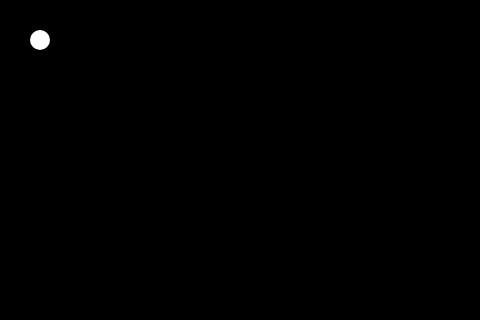
Frame 1 (no input)
Frame 2 (the mouse pressed at the canvas centre, redrawn once): identical to frame 1, image omitted

The p5.js sketch that drew this single still picture (run headless with seeded random() and noise() and a simulated clock; the mouse was pressed at the canvas centre and the sketch redrawn once):

// p5.js sketch
// ── sketch.js
console.log("Hello p5.js!!");

const DISP_W = 480;
const DISP_H = 320;

function preload(){
	console.log("preload");
}

function setup(){
	console.log("setup");
	createCanvas(DISP_W, DISP_H);
	noLoop();
	background(0, 0, 0);
	fill(255, 255, 255);

	// Ellipse
	noStroke();
	fill(255, 255, 255);
	ellipse(40, 40, 20, 20);
}

function draw(){
	//console.log("draw");
}

function mousePressed(){
	//console.log("mousePressed");
}

function mouseMoved(){
	//console.log("mouseMoved");
}

function mouseReleased(){
	//console.log("mouseRelased");
}
